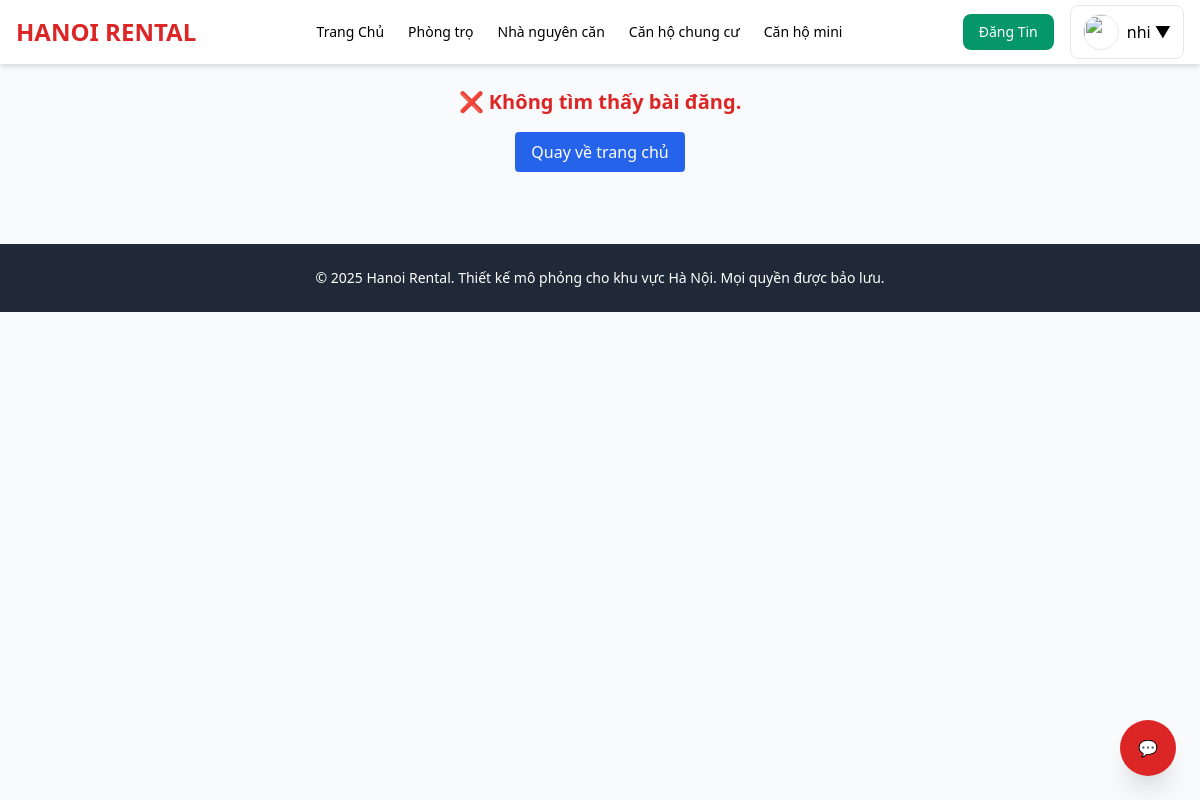
The app's page /rent_submit.php?post_id=16 (signed in), older data.
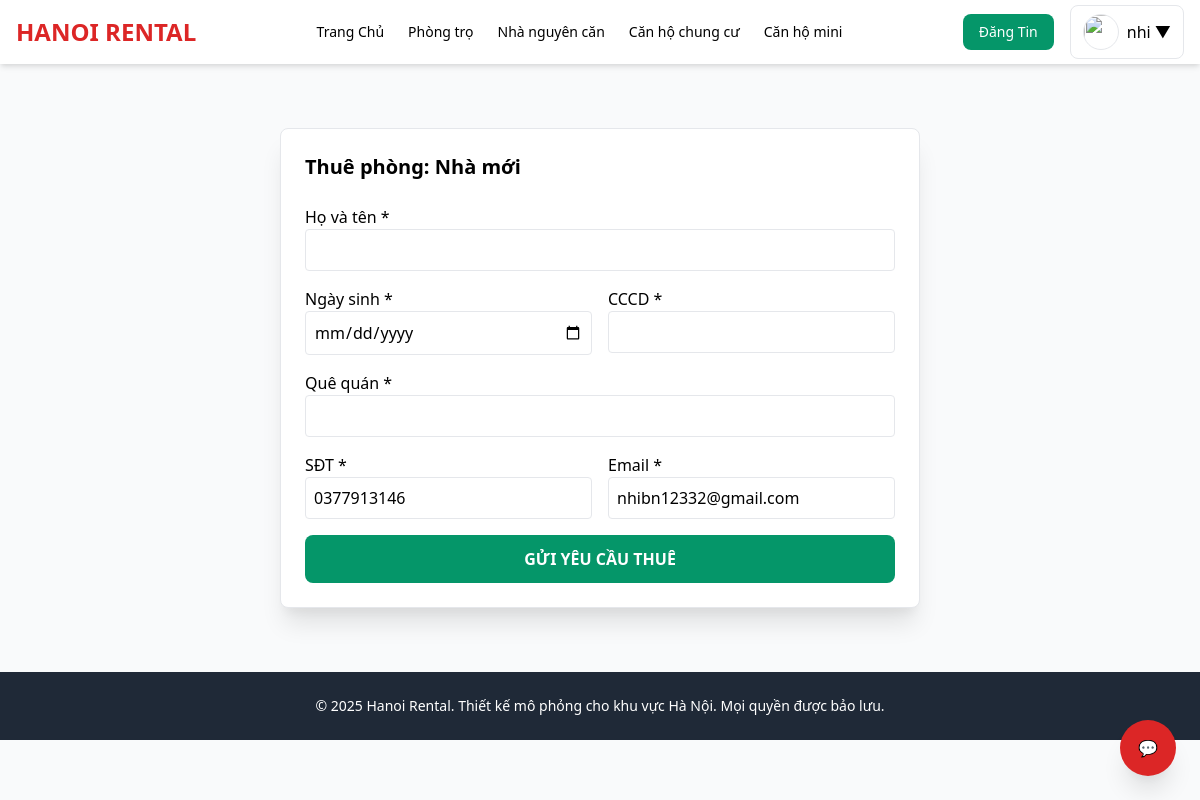
The same page, newer data.
### tables this page shows
CREATE TABLE `posts` (
  `id` int(11) NOT NULL,
  `user_id` int(11) NOT NULL,
  `status` enum('pending','approved','rejected') DEFAULT 'pending',
  `reviewed_by` int(11) DEFAULT NULL,
  `reviewed_at` timestamp NULL DEFAULT NULL,
  `title` varchar(255) DEFAULT NULL,
  `image` varchar(255) DEFAULT NULL,
  `type` varchar(50) DEFAULT NULL,
  `khu_vuc` varchar(255) DEFAULT NULL,
  `price` varchar(50) DEFAULT NULL,
  `phone` varchar(20) DEFAULT NULL,
  `zalo` varchar(20) DEFAULT NULL,
  `description` text DEFAULT NULL,
  `status_rent` tinyint(4) DEFAULT 0,
  `created_at` timestamp NOT NULL DEFAULT current_timestamp(),
  `category` varchar(50) NOT NULL DEFAULT 'phongtro'
);

### functions.php (called while the page is built, shortened)
<?php
if (!function_exists("esc")) {
    function esc($s) {
        return htmlspecialchars($s ?? '', ENT_QUOTES, 'UTF-8');
    }
}

### rent_submit.php (the view, shortened to what this page needs)
<?php
require 'functions.php';
$post_id = (int)($_GET['post_id'] ?? 0);
$stmt = $pdo->prepare("SELECT * FROM posts WHERE id = ? AND status = 'approved'");
$stmt->execute([$post_id]);
$post = $stmt->fetch(PDO::FETCH_ASSOC);
if (!$post) {
    require 'header.php';
    echo "
    <main class='max-w-3xl mx-auto p-6 text-red-600 min-h-[60vh] flex flex-col items-center justify-center'>
        <p class='text-xl font-bold mb-4'>❌ Không tìm thấy bài đăng.</p>
        <a href='index.php' class='bg-blue-600 text-white px-4 py-2 rounded'>Quay về trang chủ</a>
    </main>";
    require 'footer.php';
    exit;
}
$data = [
    'name'    => '',
    'dob'     => '',
    'cccd'    => '',
    'address' => '',
    'phone'   => $_SESSION['user']['phone'] ?? '',
    'email'   => $_SESSION['user']['email'] ?? ''
];
require 'header.php';
?>
<main class="max-w-2xl mx-auto p-4 my-12">
    <div class="bg-white p-6 rounded-lg shadow-xl border">
        <h2 class="text-xl font-bold mb-6">
            Thuê phòng: <?= esc($post['title']) ?>
        </h2>
        <form method="POST" class="grid gap-4">
            <div>
                <label>Họ và tên *</label>
                <input name="name" value="<?= esc($data['name']) ?>" class="w-full border p-2 rounded">
            </div>
            <div class="grid grid-cols-2 gap-4">
                <div>
                    <label>Ngày sinh *</label>
                    <input type="date" name="dob" value="<?= esc($data['dob']) ?>" class="w-full border p-2 rounded">
                </div>
                <div>
                    <label>CCCD *</label>
                    <input name="cccd" maxlength="12" value="<?= esc($data['cccd']) ?>" class="w-full border p-2 rounded">
                </div>
            </div>
            <div>
                <label>Quê quán *</label>
                <input name="address" value="<?= esc($data['address']) ?>" class="w-full border p-2 rounded">
            </div>
            <div class="grid grid-cols-2 gap-4">
                <div>
                    <label>SĐT *</label>
                    <input name="phone" value="<?= esc($data['phone']) ?>" class="w-full border p-2 rounded">
                </div>
                <div>
                    <label>Email *</label>
                    <input type="email" name="email" value="<?= esc($data['email']) ?>" class="w-full border p-2 rounded">
                </div>
            </div>
            <button class="bg-green-600 text-white py-3 rounded-lg font-bold hover:bg-green-700">
                GỬI YÊU CẦU THUÊ
            </button>
        </form>
    </div>
</main>
<?php require 'footer.php'; ?>
</body>
</html>

Row changes from the older to the newer data that the page shows:
now on this page (row edited): posts: title "Nhà mới"
Text that changed along with them:
form field phone: (not shown) → "0377913146"
form field email: (not shown) → "nhibn12332@gmail.com"
text no longer shown: "❌ Không tìm thấy bài đăng. Quay về trang chủ"
text now shown: "Thuê phòng: Họ và tên * Ngày sinh * CCCD * Quê quán * SĐT * Email * GỬI YÊU CẦU THUÊ"
